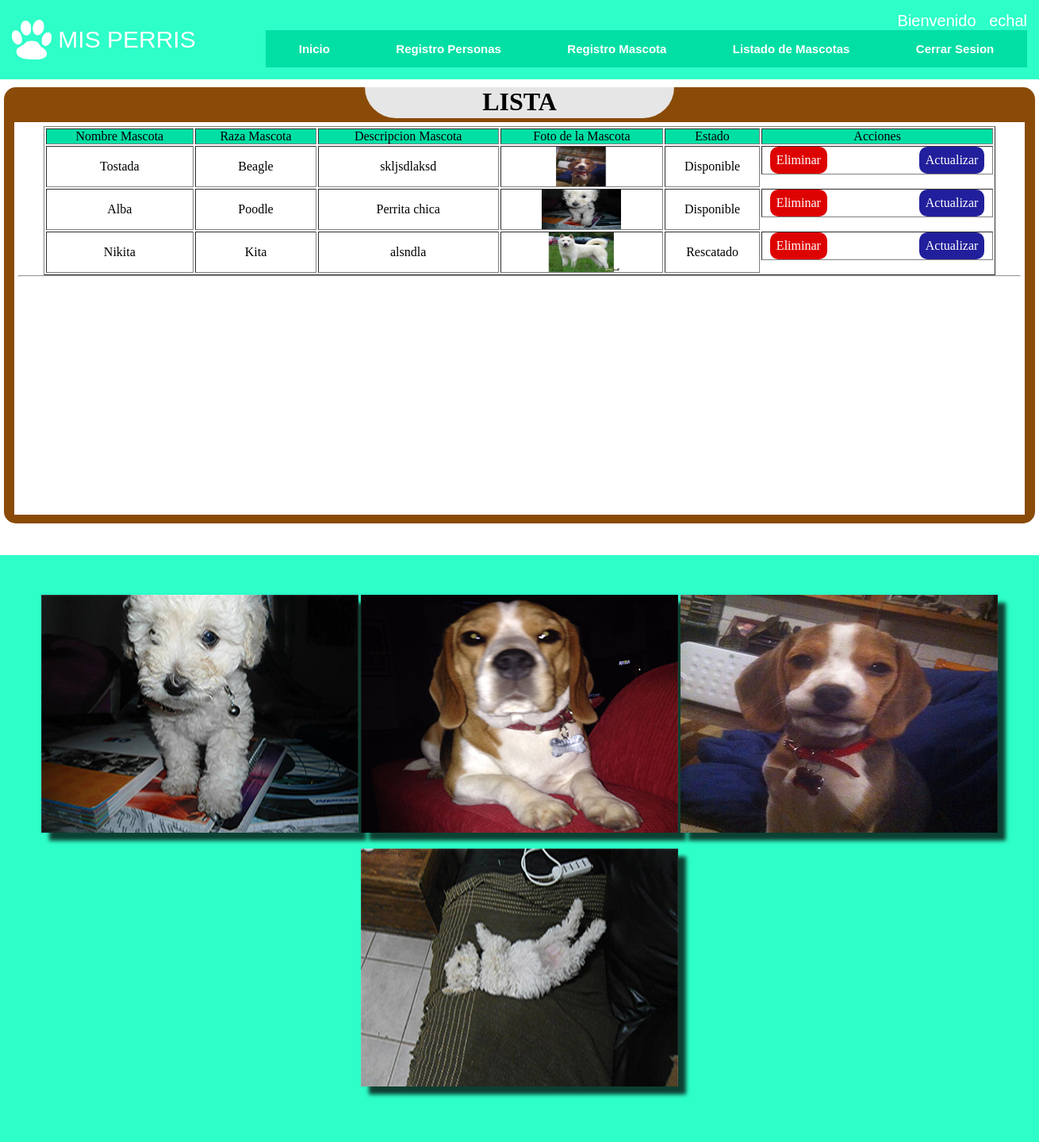
Page /listadoMascota (signed in) on the committed database.
### Sistema/models.py (models this page shows)
class Mascota(models.Model):
    nombreMascota=models.CharField(max_length=30)
    razaMascota=models.CharField(max_length=30)
    descMascota=models.TextField(max_length=100,null=True)
    estadoMascota=models.CharField(max_length=30)
    fotoMascota=models.ImageField(upload_to='mascotas/')

### Sistema/views.py (the view)
# urls.py: url(r'listadoMascota',views.listadoMascota,name="listadoMascota"),
@login_required(login_url='login')
def listadoMascota(request):
    mascotas=Mascota.objects.all()
    plantilla=loader.get_template("listadoMascota.html")
    contexto={
        'mascotas':mascotas,
    }
    return render (request,"listadoMascota.html",contexto)

### Sistema/templates/listadoMascota.html (shortened to what this page needs)
{% extends 'maqueta.html' %}
{% load staticfiles %}
{% block contenido %}
<link rel="stylesheet" href="{% static 'css/estilos_ru.css' %}">
<div class="panel">
    <div class="titulo">
    <h1>LISTA</h1>
    </div>
    <div class="formulario">
        <div class="contenedor-inputs">
            <table border="1">
                <thead>
                    <tr>
                            <td class="columnas">Nombre Mascota</td>
                            <td class="columnas">Raza Mascota</td>
                            <td class="columnas">Descripcion Mascota</td>
                            <td class="columnas">Foto de la Mascota</td>
                            <td class="columnas">Estado</td>
                            <td class="columnas">Acciones</td>
                    </tr>
                </thead>
                <tbody>
                {% if mascotas %}
                    {% for m in mascotas %}
                    <tr>
                        <td>{{ m.nombreMascota }}</td>
                        <td>{{m.razaMascota}}</td>
                        <td>{{m.descMascota}}</td>
                        <td class="foto"><img src="{{m.fotoMascota.url}}" width="100px" height="50px"></td>
                        <td>{{m.estadoMascota}}</td>
                        <td class="boton_accion">
                            {% if m %}
                                <a class= "boton_eliminar" href="{% url 'delete_post' m.id %}">Eliminar</a>
                                <a class= "boton_editar" href="{% url 'update_post' m.id %}">Actualizar</a>
                            {% endif %}
                        </td>
                    </tr>
                    {%endfor%}
                {% endif %}
            </tbody>
        </table>
            <hr>
        </div>
    </div>
</div>
{% endblock %}

### Sistema/templates/maqueta.html (shortened to what this page needs)
{% load staticfiles %}
<html>
<head>
    <link rel="stylesheet" href="{% static 'css/estilos.css' %}">
</head>
    <body>
		<header>
			<div class="logo">
				<img src="{% static 'img/huella.png' %}" width="150" alt="">
				<a href="#">MIS PERRIS</a>
			</div>
			{% if request.user.is_authenticated %}
				{% if user.is_staff %}
					<div class="navegador">
						<div class="usuario">
							Bienvenido &nbsp {{ user.username }}
						</div>
						<nav>
							<a href="{% url 'index'%}">Inicio</a>
							<a href="{% url 'gestionUsuarioAdmin' %}">Registro Personas</a>
							<a href="{% url 'registroMascota' %}">Registro Mascota</a>
							<a href="{% url 'listadoMascota' %}">Listado de Mascotas</a>
							<a href="{% url 'logout' %}">Cerrar Sesion</a>
						</nav>
					</div>
				{% endif %}
			{% endif%}
		</header>
		<body>
        	{% block contenido %}
			{% endblock %}
		</body>
		<footer>
			<div class="galeria">
			    <div class="fotos">
                	<div class="caja filtro"><img src="{% static 'img/footer/af1.jpg' %}" alt="Uno"></div>
                	<div class="caja filtro"><img src="{% static 'img/footer/tf2.jpg' %}" alt="Dos"></div>
                	<div class="caja filtro"><img src="{% static 'img/footer/tf1.jpg' %}" alt="Tres"></div>
                	<div class="caja filtro"><img src="{% static 'img/footer/af3.jpg' %}" alt="Cinco"></div>
            	</div>
            </div>
        </footer>
    </body>
</html>

### Sistema/static/css/estilos.css (style rules this page uses)
* { margin: 0; padding: 0; box-sizing: border-box; }
body { background:#FFFF; }
header { background:#2EFEC8; width:100%; padding:15px; display: flex; justify-content:space-between; align-items:center; flex-direction:row; flex-wrap:wrap; }
header .logo { color:#FFFFFF; font: 30px lucida console, sans-serif; }
header .logo img { width:50px; vertical-align: top; }
header .logo a { color:#FFFFFF; text-decoration: none; line-height:50px; }
header nav { width:100%; display:flex; flex-wrap:wrap; align-items:center; flex-direction: row; }
header nav a { background:#01DFA5; color:#fff; text-align: center; text-decoration: none; padding:15px; font: 15px arial, sans-serif; font-weight: bold; flex-grow:1; }
.navegador { display: flex; flex-wrap:wrap-reverse; flex-direction: column; color:#FFFFFF; font: 20px lucida console, sans-serif; width: 75%; }
.usuario { color:#FFFFFF; font: 20px lucida console, sans-serif; text-align: right; }
footer { background:#2EFEC8; width: 100%; padding: 20px; display: flex; flex-wrap:wrap; justify-content:space-between; }
.galeria .fotos { display:flex; justify-content: space-around; flex-wrap: wrap; padding: 30px; }
.galeria .caja { width: 400px; height: 300px; margin-bottom: 20px; overflow: hidden; box-shadow:10px 10px 5px 0px rgba(0,0,0,0.75); }
.galeria .caja img { width: 100%; height: 100%; vertical-align: top; object-fit: cover; }

### Sistema/static/css/estilos_ru.css (style rules this page uses)
* { padding: 0; margin: 0; }
.panel { background: #8A4B08; width: 1300px; height: 550px; border: 1px; float: center; margin-top: 10px; margin-bottom: 40px; margin-left: auto; margin-right: auto; border-radius: 15px; }
.columnas { background: #01DFA5; text-align: center; }
.titulo { background:#E6E6E6; text-align: center; color: #000000; width: 30%; height: 7%; margin-right: auto; margin-left: auto; border-radius: 0px 0px 118px 118px; }
.formulario { margin-right: auto; margin-left: auto; margin-top: 5px; background:#FFFF; width: 98%; height: 90%; font-family: "Arial Black"; }
.contenedor-inputs { display: flex; flex-direction: column; padding: 5px; text-align: center; height: 100%; width: 100%; }
.boton_eliminar { color: #ffffff; border-radius: 10px 10px 10px 10px; -moz-border-radius: 10px 10px 10px 10px; -webkit-border-radius: 10px 10px 10px 10px; border: 0px solid #000000; padding: 8px; text-decoration: none; background: #de0303; font-family: "Arial Black"; margin-right: auto; margin-left: 10px; }
.boton_editar { color: #ffffff; text-decoration: none; border-radius: 10px 10px 10px 10px; -moz-border-radius: 10px 10px 10px 10px; -webkit-border-radius: 10px 10px 10px 10px; border: 0px solid #000000; padding: 8px; background:#221f9c; font-family: "Arial Black"; margin-right: 10px; margin-left: auto; }
table { margin-left: auto; margin-right: auto; width: 95%; }
.boton_accion { display: flex; flex-direction: row; height: 100%; }
td { margin-left: auto; margin-right: auto; text-align: center; }

### rows in the picture
Mascota: nombreMascota "Tostada", razaMascota "Beagle", descMascota "skljsdlaksd", fotoMascota (picture), estadoMascota "Disponible"
Mascota: nombreMascota "Alba", razaMascota "Poodle", descMascota "Perrita chica", fotoMascota (picture), estadoMascota "Disponible"
Mascota: nombreMascota "Nikita", razaMascota "Kita", descMascota "alsndla", fotoMascota (picture), estadoMascota "Rescatado"

### other values in the picture
{{ user.username }} "echal"
